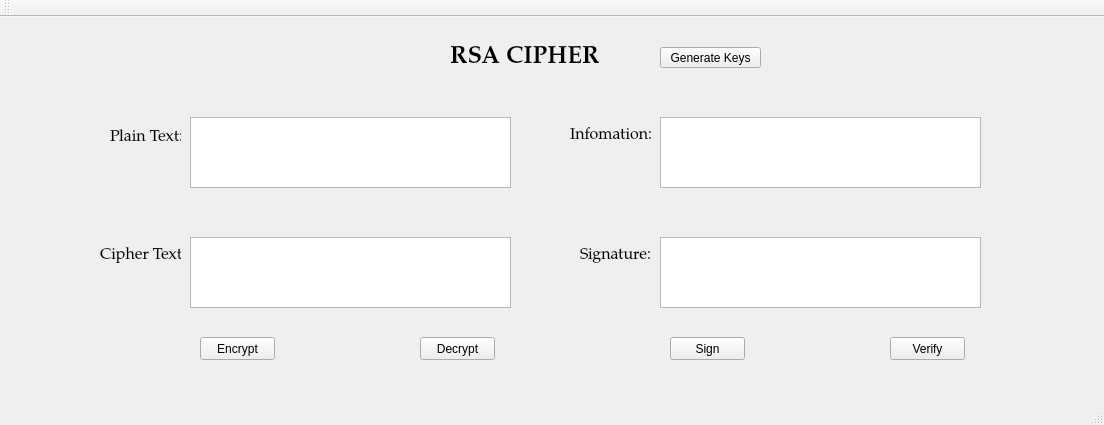
<?xml version="1.0" encoding="UTF-8"?>
<ui version="4.0">
 <class>MainWindow</class>
 <widget class="QMainWindow" name="MainWindow">
  <property name="geometry">
   <rect>
    <x>0</x>
    <y>0</y>
    <width>1104</width>
    <height>425</height>
   </rect>
  </property>
  <property name="windowTitle">
   <string>MainWindow</string>
  </property>
  <widget class="QWidget" name="centralwidget">
   <widget class="QLabel" name="label">
    <property name="geometry">
     <rect>
      <x>450</x>
      <y>20</y>
      <width>151</width>
      <height>41</height>
     </rect>
    </property>
    <property name="font">
     <font>
      <family>Palatino Linotype</family>
      <pointsize>18</pointsize>
      <weight>75</weight>
      <bold>true</bold>
     </font>
    </property>
    <property name="text">
     <string>RSA CIPHER</string>
    </property>
   </widget>
   <widget class="QLabel" name="label_2">
    <property name="geometry">
     <rect>
      <x>110</x>
      <y>110</y>
      <width>71</width>
      <height>21</height>
     </rect>
    </property>
    <property name="font">
     <font>
      <family>Palatino Linotype</family>
      <pointsize>12</pointsize>
     </font>
    </property>
    <property name="text">
     <string>Plain Text: </string>
    </property>
   </widget>
   <widget class="QLabel" name="label_3">
    <property name="geometry">
     <rect>
      <x>100</x>
      <y>230</y>
      <width>81</width>
      <height>16</height>
     </rect>
    </property>
    <property name="font">
     <font>
      <family>Palatino Linotype</family>
      <pointsize>12</pointsize>
     </font>
    </property>
    <property name="text">
     <string>Cipher Text: </string>
    </property>
   </widget>
   <widget class="QLabel" name="label_4">
    <property name="geometry">
     <rect>
      <x>570</x>
      <y>110</y>
      <width>81</width>
      <height>16</height>
     </rect>
    </property>
    <property name="font">
     <font>
      <family>Palatino Linotype</family>
      <pointsize>12</pointsize>
     </font>
    </property>
    <property name="text">
     <string>Infomation: </string>
    </property>
   </widget>
   <widget class="QLabel" name="label_5">
    <property name="geometry">
     <rect>
      <x>580</x>
      <y>230</y>
      <width>71</width>
      <height>16</height>
     </rect>
    </property>
    <property name="font">
     <font>
      <family>Palatino Linotype</family>
      <pointsize>12</pointsize>
     </font>
    </property>
    <property name="text">
     <string>Signature: </string>
    </property>
   </widget>
   <widget class="QTextEdit" name="txtPlain">
    <property name="geometry">
     <rect>
      <x>190</x>
      <y>100</y>
      <width>321</width>
      <height>71</height>
     </rect>
    </property>
   </widget>
   <widget class="QTextEdit" name="txtCipher">
    <property name="geometry">
     <rect>
      <x>190</x>
      <y>220</y>
      <width>321</width>
      <height>71</height>
     </rect>
    </property>
   </widget>
   <widget class="QTextEdit" name="txtInfo">
    <property name="geometry">
     <rect>
      <x>660</x>
      <y>100</y>
      <width>321</width>
      <height>71</height>
     </rect>
    </property>
   </widget>
   <widget class="QTextEdit" name="txtSign">
    <property name="geometry">
     <rect>
      <x>660</x>
      <y>220</y>
      <width>321</width>
      <height>71</height>
     </rect>
    </property>
   </widget>
   <widget class="QPushButton" name="btnEncrypt">
    <property name="geometry">
     <rect>
      <x>200</x>
      <y>320</y>
      <width>75</width>
      <height>23</height>
     </rect>
    </property>
    <property name="text">
     <string>Encrypt</string>
    </property>
   </widget>
   <widget class="QPushButton" name="btnDecrypt">
    <property name="geometry">
     <rect>
      <x>420</x>
      <y>320</y>
      <width>75</width>
      <height>23</height>
     </rect>
    </property>
    <property name="text">
     <string>Decrypt</string>
    </property>
   </widget>
   <widget class="QPushButton" name="btnSign">
    <property name="geometry">
     <rect>
      <x>670</x>
      <y>320</y>
      <width>75</width>
      <height>23</height>
     </rect>
    </property>
    <property name="text">
     <string>Sign</string>
    </property>
   </widget>
   <widget class="QPushButton" name="btnVerify">
    <property name="geometry">
     <rect>
      <x>890</x>
      <y>320</y>
      <width>75</width>
      <height>23</height>
     </rect>
    </property>
    <property name="text">
     <string>Verify</string>
    </property>
   </widget>
   <widget class="QPushButton" name="btnGenerateKeys">
    <property name="geometry">
     <rect>
      <x>660</x>
      <y>30</y>
      <width>101</width>
      <height>21</height>
     </rect>
    </property>
    <property name="text">
     <string>Generate Keys</string>
    </property>
   </widget>
  </widget>
  <widget class="QMenuBar" name="menubar">
   <property name="geometry">
    <rect>
     <x>0</x>
     <y>0</y>
     <width>1104</width>
     <height>21</height>
    </rect>
   </property>
  </widget>
  <widget class="QStatusBar" name="statusbar"/>
  <widget class="QToolBar" name="toolBar">
   <property name="windowTitle">
    <string>toolBar</string>
   </property>
   <attribute name="toolBarArea">
    <enum>TopToolBarArea</enum>
   </attribute>
   <attribute name="toolBarBreak">
    <bool>false</bool>
   </attribute>
  </widget>
 </widget>
 <resources/>
 <connections/>
</ui>
